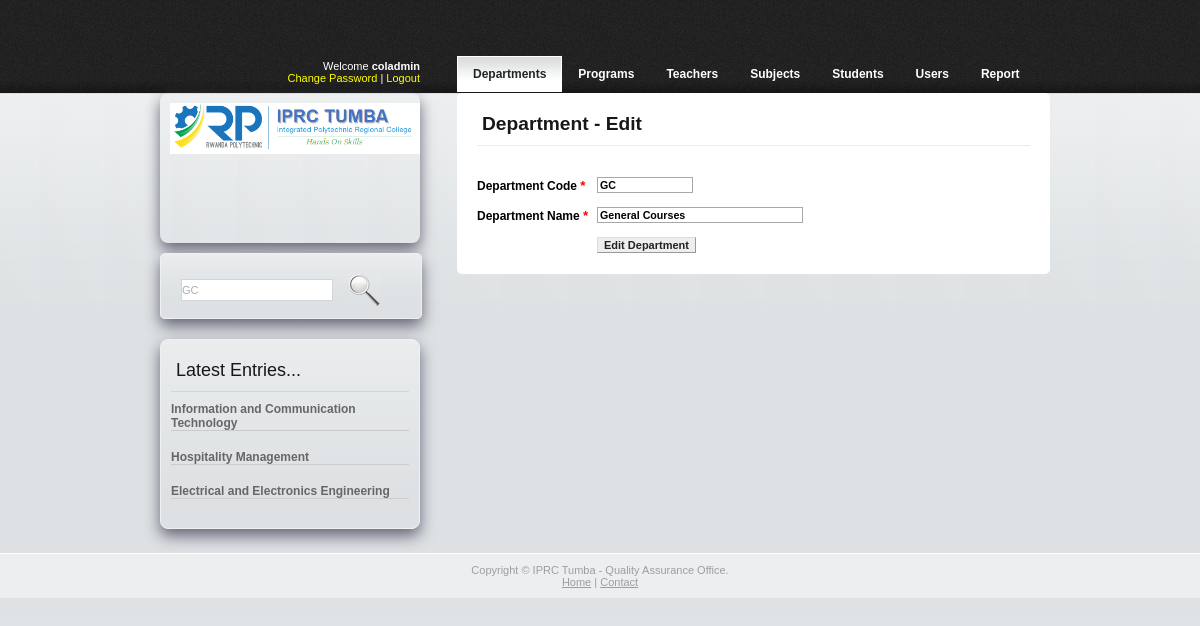
/admin/departments_t_edit.php?id=1&keyword=GC (signed in), run on the app's committed database.
### tables this page shows
CREATE TABLE `tbl_t_departments` (
  `dpt_id` int(10) UNSIGNED NOT NULL,
  `dpt_code` varchar(10) NOT NULL,
  `dpt_name` varchar(50) NOT NULL
);

### admin/departments_t_edit.php (the view, shortened to what this page needs)
<?php
require_once("includes/functions.php");
global $connPDO;
?>
<!DOCTYPE html PUBLIC "-//W3C//DTD XHTML 1.0 Transitional//EN" "http://www.w3.org/TR/xhtml1/DTD/xhtml1-transitional.dtd">
<html xmlns="http://www.w3.org/1999/xhtml">
<head>
	<link rel="stylesheet" type="text/css" href="css/style.css" />
	<link href="spry/textfieldvalidation/SpryValidationTextField.css" rel="stylesheet" type="text/css" />
</head>
<body>
<div class="main">
	<?php
		echo plotHeaderMenuInfo("department_t_new.php");
	?>
	<div class="body">
		<div class="main_body">
			<h2>Department - Edit</h2>
			<br/>
			<?php
				if(isset($_GET['id']))
				{
					$id				=	$_GET['id'];
					$deptSelQry		=	"SELECT *  FROM `tbl_t_departments` WHERE `dpt_id`={$id}";
					$deptSelRes		=	$connPDO->query($deptSelQry);
					$deptSelNumRows	=	$deptSelRes->rowCount();
					if($deptSelNumRows)
					{
						$deptSelArr	=	$deptSelRes->fetch(PDO::FETCH_ASSOC);
						$deptCode	=	$deptSelArr['dpt_code'];
						$deptName	=	$deptSelArr['dpt_name'];
					}
				}
			?>
			<form method = 'POST' action = "<?php echo $_SERVER['PHP_SELF'];?>">
			<table width ="550" border = '0' cellspacing = '0' cellpadding = '0'>
			<tr>
				<td width = '120' height = '30'>
					<strong>Department Code  </strong>
					<span class = 'mandatory'>*</span>
				</td>
				<td height = '30'>
					<span id="sprytextfield1">
						<input type = 'text' name = 'department_code' id = 'department_code'
						class = 'tinyforms' value = "<?php if(isset($deptCode))echo $deptCode;?>"/>
					</span>
				</td>
			</tr>
			<tr>
				<td width = '120' height = '30'>
					<strong>Department Name  </strong>
					<span class = 'mandatory'>*</span>
				</td>
				<td height = '30'>
					<span id="sprytextfield2">
						<input type = 'text' name = 'department_name' id = 'department_name'
						class = 'typeproforms' value = "<?php if(isset($deptName))echo $deptName;?>" />
					</span>
				</td>
			</tr>
			<tr>
				<td>&nbsp;</td>
				<td height = '30'>
					<input type = 'submit' name = 'submit' class = 'button' value = 'Edit Department' />
				</td>
			</tr>
		  	</table>
			</form>
			<br/>
		</div>
		<?php
			echo plotLogoDiv();
			echo plotSearchDiv('department_t_search.php');
			echo listDepartments();
		?>
	</div>
</div>
<?php
	echo plotFooterDiv();
?>
</body>
</html>

### admin/includes/functions.php (shortened to what this page needs)
<?php
function plotHeaderMenuInfo($activemenuName) {
    if ($_SESSION['u_utype'] == "admin") {
        $menuNamesArr = array(
            "Departs" => "department_t_new.php",
            "Progs" => "department_new.php",
            "Tchr" => "teachers_new.php",
            "Course" => "subjects_new.php",
            "Qualties" => "qualities_new.php",
            "Stud" => "student_new.php",
            "Usr" => "users_new.php",
            "Reprt" => "current_class_wise.php",
            "Ansrs" => "answers_new.php"
        );
    } elseif ($_SESSION['u_utype'] == "coladmin") {
        $menuNamesArr = array(
            "Departments" => "department_t_new.php",
            "Programs" => "department_new.php",
            "Teachers" => "teachers_new.php",
            "Subjects" => "subjects_new.php",
            "Students" => "student_new.php",
            "Users" => "users_new.php",
            "Report" => "current_class_wise.php"
        );
    }
    echo "<div class='header'>
			<div class='header_text'>
			  <p align='right'>Welcome
				<strong>{$_SESSION['u_utype']}</strong><br/>
				<a href='change_password.php'>Change Password</a> | <a href='../admin/logout.php'>Logout</a>
			  </p>
			</div>";
    echo '<div class="menu">';
    echo '<ul>';
    foreach ($menuNamesArr as $menuName => $menuUrl) {
        if ($menuUrl == $activemenuName) {
            echo "<li><a href = '{$menuUrl}' class='active'>{$menuName}</a></li>";
        } else {
            echo "<li><a href = '{$menuUrl}'>{$menuName}</a></li>";
        }
    }
    echo '</ul>';
    echo '</div>';
    echo '</div>';
}
function plotLogoDiv($imgPath = "../admin/images/logo.png") {
    $logoImageDivStr = <<<ABC
	<div class="logo shadowEffect">
		<img src="{$imgPath}" alt="logo" />
	</div>
ABC;
    return $logoImageDivStr;
}
function listDepartments() {
    global $connPDO;
    $listDeptQuery = "SELECT * FROM `tbl_t_departments` ORDER BY dpt_id DESC LIMIT 0,3";
    $listDeptRes = $connPDO->query($listDeptQuery);
    $listDeptNumRows = $listDeptRes->rowCount();
    $listDeptStr = "<div class='side_body shadowEffect'>
							<h2>Latest Entries...</h2>";
    if ($listDeptNumRows) {
        while ($listDeptArr = $listDeptRes -> fetch(PDO::FETCH_ASSOC)) {
            $listDeptStr .= <<<ABC
				<div class='title'>
					<a href = "departments_t_edit.php?id={$listDeptArr['dpt_id']}">
					{$listDeptArr['dpt_name']}
					</a>
				</div>
				<div class='clr' style='border-bottom:1px solid #CCCCCC;margin-bottom:5px;'>
				</div>
				<br/>
ABC;
        }
    } else {
        $listDeptStr .= "<p><span class= 'error'>No Department(s)</span></p>";
    }
    $listDeptStr .= '</div>';
    return $listDeptStr;
}
function plotFooterDiv() {
    $footerDivStr = <<<ABC
	<br/>
	<div class="footer">
		Copyright &copy IPRC Tumba - Quality Assurance Office. <br />
		<a href="http://iprctumba.rp.ac.rw/">Home</a> | <a href="http://iprctumba.rp.ac.rw/">Contact</a>
	</div>
	<div class="clr"></div>
ABC;
    return $footerDivStr;
}
function plotSearchDiv($searchActionFile) {
    $searchVal = (isset($_GET['keyword'])) ? $_GET['keyword'] : 'Search';
    $searchDiv = <<<ABC
				<div class="search" id='searchEffect'>
					<form action="{$searchActionFile}" method="get" name="search" onsubmit="if (document.search.keyword.value == 'Search'){ document.search.keyword.value = '';}"">
					<input name="keyword" type="text"  class="keywords" value="$searchVal"
						onfocus="if (document.search.keyword.value == 'Search'){ document.search.keyword.value = '';}"
						onblur="if (document.search.keyword.value == ''){ document.search.keyword.value = 'Search';}" />
					<input name="Search" type="image" src="images/search.gif" value="Search"  />
					</form>
				</div>
ABC;
    return $searchDiv;
}
        ?>

### admin/css/style.css (style rules this page uses)
body { margin:0; padding:0; background: none; width:100%; background:#fafbfb url(../images/bg.gif) top repeat-x; font:12px Arial, Helvetica, sans-serif }
html { padding:0; margin:0; }
.clr { clear:both; }
.main { width:900px; padding:0; margin:0 auto; }
.header { width:900px; margin:0; padding:0; height:93px; }
.header_text { height:93px; width:270px; margin:0; padding:0; border:none; float:left; }
.header_text p { font: normal 11px Arial, Helvetica, sans-serif; color:#FFFFFF; padding:60px 0 0 20px; margin:0; }
.header_text a { color:#FFFF00;text-decoration:none }
.menu { width:593px;margin:56px 0 0 0; padding:0; float:right; height:30px; }
.menu ul { margin:0; padding:0; list-style:none; }
.menu li { margin:0; padding:0; font:bold 12px Arial, Helvetica, sans-serif; color:#a6a6a6; float:left; }
.menu a { float:left; font:bold 12px Arial, Helvetica, sans-serif; color:#fff; padding:11px 16px; margin:0; text-decoration:none; }
.menu a.active { color:#252525; background:url(../images/hover.gif) top repeat-x; padding:10px 15px; border:1px solid #fff; }
.body { width:900px; margin:0; padding:0; }
.body h2 { font: normal 24px Arial, Helvetica, sans-serif; color:#181818; padding:10px 5px; margin:10px 0 10px 0; border-bottom:1px solid #e9ebec; }
.body a { color:#d34600; font:bold 12px Arial, Helvetica, sans-serif; text-decoration:none; }
.body img { float:left; margin:0; padding:20px; max-width:173px; max-height:150px; }
.logo { width:260px; height:150px; margin:0 10px 10px 10px; padding:20px 0 0 0; }
.logo img { margin:0; padding:0; max-height:107px; max-width:250px; }
.search { width:250px; height:44px; padding:20px 0 0 10px; margin:10px 10px; border:1px solid #eef0f1; background: url(images/bg_search.gif) top repeat-x; }
.search input.keywords { width:150px; height:20px; background:#fff; color:#acacac; font:normal 11px Arial, Helvetica, sans-serif; margin:5px 15px 0 10px; padding:0; border:1px solid #d2d6d8; float:left; }
.side_body { width:260px; padding:0 10px; margin:10px 10px; border:1px solid #eef0f1; background: #dde1e3 url(images/side_bg.gif) top repeat-x; float:left; }
.side_body h2 { font:normal 18px Arial, Helvetica, sans-serif; color:#171717; border-bottom:1px solid #d2d6d8; margin:0 0 10px 0; padding:10px 5px; }
.side_body a { font: bold 12px Arial, Helvetica, sans-serif; color:#666666; margin:0; padding:0; text-decoration:none; }
.side_body .title { float: left; font: bold 11px Arial, Helvetica, sans-serif; color:#363636; margin:0; padding:0; width:220px; margin:0; padding:0; }
.main_body { width :553px; padding :0 20px; margin :0; float :right; background :#fff; border-radius : 5px; -webkit-transition :-webkit-box-shadow 1s linear; -moz-transition :-moz-box-shadow 1s linear; }
.main_body h2 { font-family: "Trebuchet MS", sans-serif;font-size: 1.6em;font-weight:bold; }
.footer { background:#eceeef; text-align:center; font: normal 11px Arial, Helvetica, sans-serif; color:#99a0a3; margin:0; padding:10px 0; border-top:1px solid #fff; }
.footer a { font: normal 11px Arial, Helvetica, sans-serif; color:#99a0a3; }
.mandatory { font-size: 10pt; font-weight: bold; color: red; }
.button { font-family:Verdana, Arial, Helvetica, sans-serif; font-weight:bold; border-top: 1px solid #ddd; border-left: 1px solid #ddd; border-right: 1px solid #999; border-bottom: 1px solid #999; background-color: #eee; font-size: 11px; color: #222; }
.tinyforms { font-family: Verdana, Arial, Helvetica, sans-serif; font-size: 8pt; font-weight: bold; border: 1px solid #A7A8AA; width: 90px; }
.typeproforms { font-family: Verdana, Arial, Helvetica, sans-serif; font-size: 8pt; font-weight: bold; border: 1px solid #A7A8AA; width: 200px; }
.shadowEffect { padding : 10px 10px; -moz-box-sizing : border-box; -webkit-box-sizing : border-box; -moz-border-radius : 8px; -webkit-border-radius : 8px; -moz-box-shadow : 0px 7px 15px #667; -webkit-box-shadow : 0px 7px 15px #667; -webkit-transition : -webkit-box-shadow 1s linear; -moz-transition : -webkit-box-shadow 1s linear; }
#searchEffect { -webkit-border-radius : 5px; -moz-border-radius : 5px; -moz-box-shadow : 0px 7px 15px #667; -webkit-box-shadow : 0px 7px 15px #667; -webkit-transition : -webkit-box-shadow 1s linear; -moz-transition : -webkit-box-shadow 1s linear; }

### data on the page
tbl_t_departments: department_code "GC", department_name "General Courses"
tbl_t_departments: dpt_name "Information and Communication Technology"
tbl_t_departments: dpt_name "Hospitality Management"
tbl_t_departments: dpt_name "Electrical and Electronics Engineering"

### other printed values
$_SESSION['u_utype'] "coladmin"
$menuName "Departments"
$menuName "Programs"
$menuName "Teachers"
$menuName "Subjects"
$menuName "Students"
$menuName "Users"
$menuName "Report"
